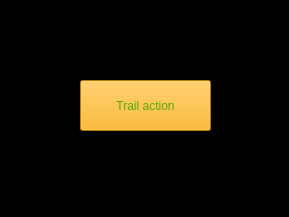
<?xml version="1.0" encoding="UTF-8"?>
<ui version="4.0">
 <class>widgetTrail</class>
 <widget class="QWidget" name="widgetTrail">
  <property name="geometry">
   <rect>
    <x>0</x>
    <y>0</y>
    <width>289</width>
    <height>217</height>
   </rect>
  </property>
  <property name="windowTitle">
   <string/>
  </property>
  <property name="styleSheet">
   <string notr="true">background-color: rgb(0, 0, 0);</string>
  </property>
  <widget class="QPushButton" name="trailButton">
   <property name="geometry">
    <rect>
     <x>80</x>
     <y>80</y>
     <width>131</width>
     <height>51</height>
    </rect>
   </property>
   <property name="cursor">
    <cursorShape>PointingHandCursor</cursorShape>
   </property>
   <property name="styleSheet">
    <string notr="true">color: rgb(85, 170, 0);
background-color: rgb(255, 170, 0);</string>
   </property>
   <property name="text">
    <string>Trail action</string>
   </property>
  </widget>
 </widget>
 <resources/>
 <connections/>
</ui>
